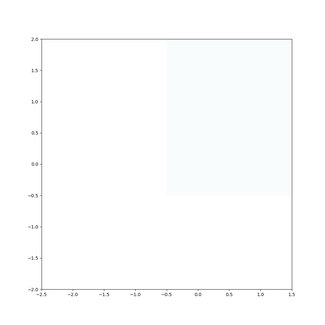
#> input picture MandelbrotJulia/MandelbrotJulia/картинки/image.png, 325 x 325 px, found by its file name
$ python 'изменение размера картинки.py'   (older library calls are emulated)
#> lines starting #> are read from the running program, lines starting #| are printed output that depends on the picture
from PIL import Image

def resize(width, height, image):
#> called with width = 100, height = 100, image = 'image.png'
    img = Image.open(image)
#> img is the input picture: PIL image 325x325 RGBA; mean R, G, B, A 252.5, 253.1, 253.3, 255
    resized_img = img.resize((width, height), Image.ANTIALIAS)
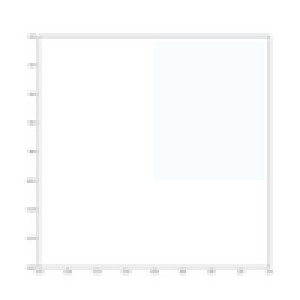
#> resized_img: PIL image 100x100 RGBA (shown 3 times larger); mean R, G, B, A 252.3, 252.9, 253, 255
    resized_img.save(image)

resize(100, 100, 'image.png')

$ run again, with MandelbrotJulia/MandelbrotJulia/картинки/Use-case диаграмма.png copied over MandelbrotJulia/MandelbrotJulia/картинки/image.png
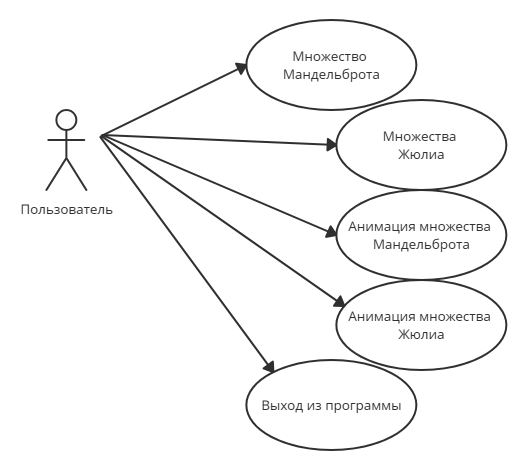
#> input picture MandelbrotJulia/MandelbrotJulia/картинки/Use-case диаграмма.png, 1053 x 941 px, found by its file name (shown at 1/2 size)
#> in resize, img is the input picture: PIL image 1053x941 RGBA; mean R, G, B, A 62.6, 62.6, 62.6, 67.6
#> in resize, `resized_img = img.resize((width, height), Image.ANTIALIAS)`:
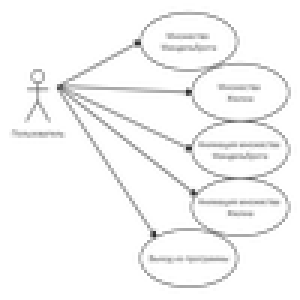
#> resized_img: PIL image 100x100 RGBA (shown 3 times larger); mean R, G, B, A 67.5, 67.5, 67.5, 68.1; transparent parts drawn white
